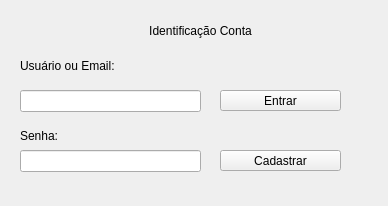
<?xml version="1.0" encoding="UTF-8"?>
<ui version="4.0">
 <class>MainWindow</class>
 <widget class="QMainWindow" name="MainWindow">
  <property name="geometry">
   <rect>
    <x>0</x>
    <y>0</y>
    <width>388</width>
    <height>206</height>
   </rect>
  </property>
  <property name="windowTitle">
   <string>MainWindow</string>
  </property>
  <property name="styleSheet">
   <string notr="true">QWidget{
background-color: #2c3e50;
border: 2px solid #fff;
border-radius: 10px;
animation: midnightShift 10s
infinite alternate;
}

@keyframes midnightShift {
	0% {
			background-color: #2c3e50;
	}
	25% {
			background-color: #34495e;
	}
	50%{
			background-color: #2c3e50;
	}
	75%{
			background-color: #1c2833;
	}
	100%{
			background-color:#2c3e50;
	}
}
QLabel{
color: #FFE5B4;
border: #FFE5B4;
border-radius: 1px;
}
QLabel:focus{
color: #FFE5B4;
border: #FFE5B4;
border-radius: 1px;
}

QLineEdit{
background:Silver;
border: 2px rgb(85, 170, 255) solid;
border-radius: 10px;
color: #B87333
}
QLineEdit:focus {
Background: #F4FDFF;
border: 2px  solid #FFE5B4;
color: #B87333
}

QComboBox{
background:Silver;
border: 2px rgb(85, 170, 255) solid;
border-radius: 10px;
color: #B87333
}

QPushButton{
background:Silver;
border: 2px rgb(85, 170, 255) solid;
border-radius: 10px;
color: #B87333
}

QPushButton:hover{
background:#F4FDFF;
border: 2px rgb(85, 170, 255) solid;
border-radius: 10px;
color: #B87333
}
</string>
  </property>
  <widget class="QWidget" name="centralwidget">
   <widget class="QLabel" name="label">
    <property name="geometry">
     <rect>
      <x>20</x>
      <y>20</y>
      <width>361</width>
      <height>21</height>
     </rect>
    </property>
    <property name="text">
     <string>Identificação Conta</string>
    </property>
    <property name="alignment">
     <set>Qt::AlignCenter</set>
    </property>
   </widget>
   <widget class="QLabel" name="label_2">
    <property name="geometry">
     <rect>
      <x>20</x>
      <y>50</y>
      <width>131</width>
      <height>31</height>
     </rect>
    </property>
    <property name="text">
     <string>Usuário ou Email:</string>
    </property>
   </widget>
   <widget class="QLineEdit" name="lineEdit">
    <property name="geometry">
     <rect>
      <x>20</x>
      <y>90</y>
      <width>181</width>
      <height>22</height>
     </rect>
    </property>
   </widget>
   <widget class="QLabel" name="label_4">
    <property name="geometry">
     <rect>
      <x>20</x>
      <y>120</y>
      <width>131</width>
      <height>31</height>
     </rect>
    </property>
    <property name="text">
     <string>Senha:</string>
    </property>
   </widget>
   <widget class="QPushButton" name="pushButton">
    <property name="geometry">
     <rect>
      <x>220</x>
      <y>90</y>
      <width>121</width>
      <height>21</height>
     </rect>
    </property>
    <property name="text">
     <string>Entrar</string>
    </property>
   </widget>
   <widget class="QLineEdit" name="lineEdit_3">
    <property name="geometry">
     <rect>
      <x>20</x>
      <y>150</y>
      <width>181</width>
      <height>22</height>
     </rect>
    </property>
   </widget>
   <widget class="QLabel" name="label_6">
    <property name="geometry">
     <rect>
      <x>340</x>
      <y>10</y>
      <width>31</width>
      <height>31</height>
     </rect>
    </property>
    <property name="text">
     <string/>
    </property>
    <property name="pixmap">
     <pixmap>do-utilizador.png</pixmap>
    </property>
    <property name="scaledContents">
     <bool>true</bool>
    </property>
   </widget>
   <widget class="QPushButton" name="pushButton_2">
    <property name="geometry">
     <rect>
      <x>220</x>
      <y>150</y>
      <width>121</width>
      <height>21</height>
     </rect>
    </property>
    <property name="text">
     <string>Cadastrar</string>
    </property>
   </widget>
  </widget>
 </widget>
 <resources/>
 <connections/>
</ui>
